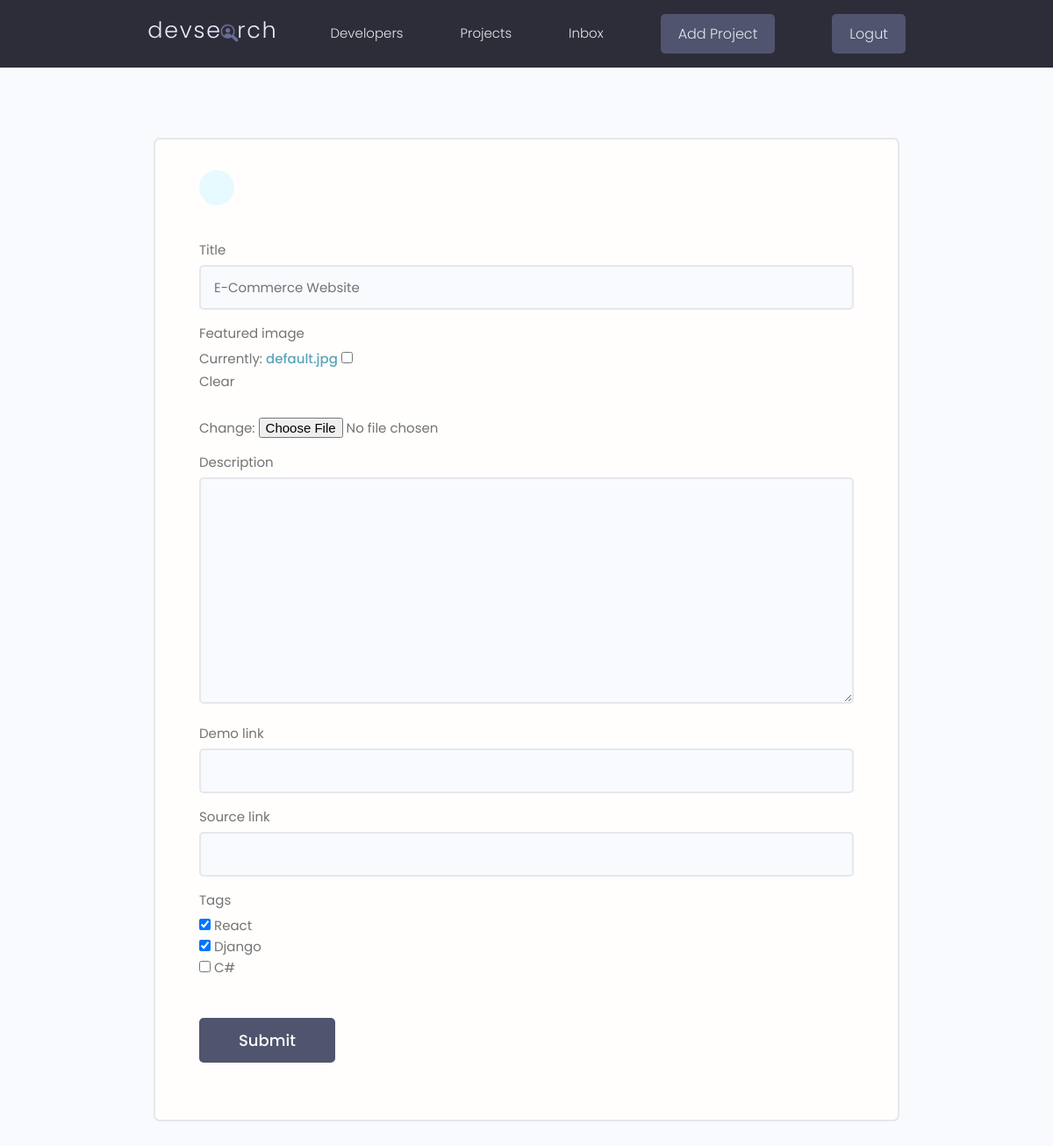
/projects/update-project/ec732d10e6fc4f838cd8da1e96f7f93a/ (signed in), run on an earlier commit of the app's database.
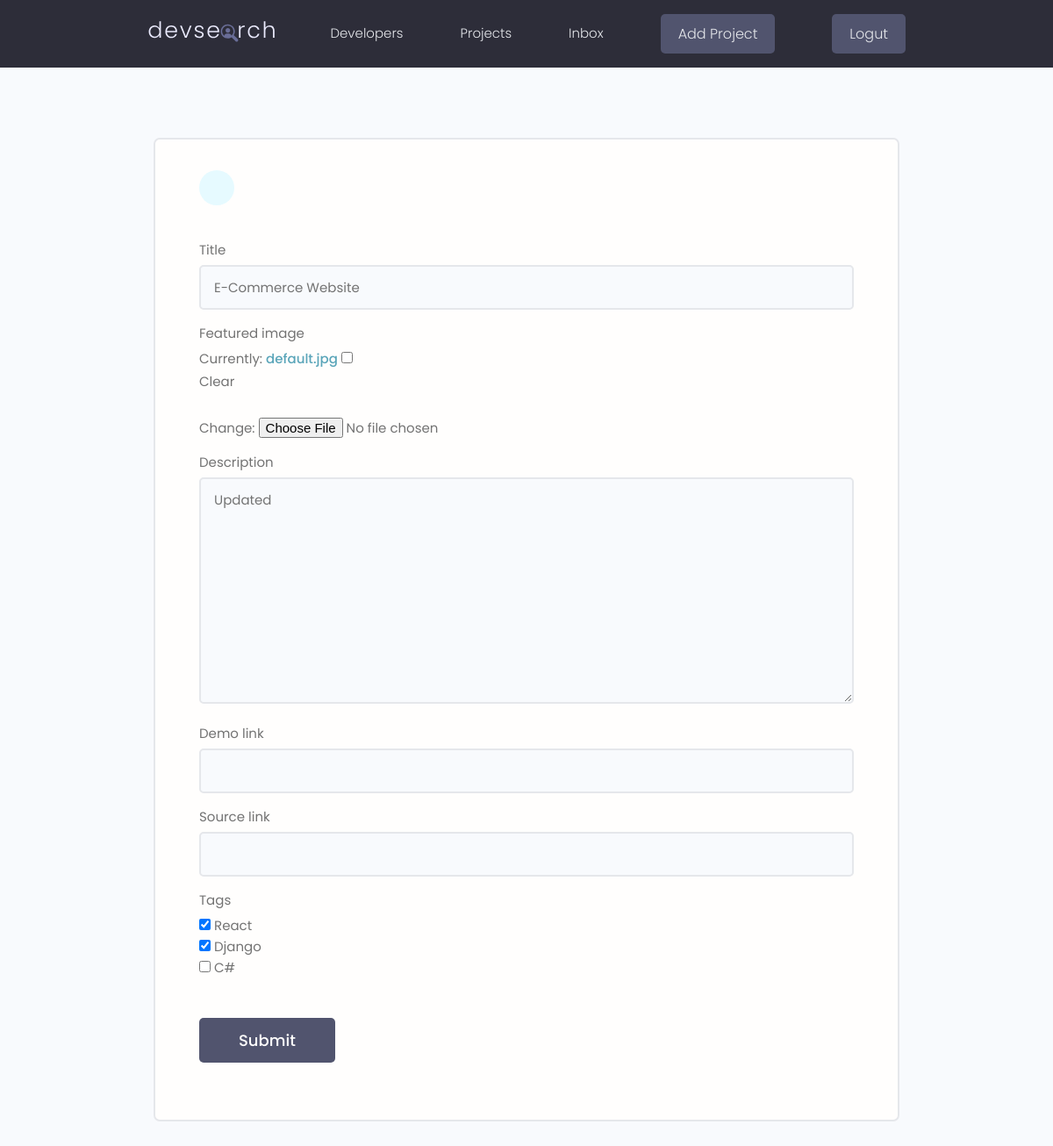
And on a later commit of the database.
### projects/models.py (models this page shows, shortened)
class Project(models.Model):
    owner = models.ForeignKey(Profile, null=True, blank=True, on_delete=models.SET_NULL)
    title = models.CharField(max_length=200)
    description = models.TextField(null=True, blank=True)
    featured_image = models.ImageField(null=True, blank=True, default="default.jpg")
    demo_link = models.CharField(max_length=2000, blank=True)
    source_link = models.CharField(max_length=2000, null=True, blank=True)
    tags = models.ManyToManyField("Tag", blank=True)
    vote_total = models.IntegerField(default=0, null=True, blank=True)
    vote_ratio = models.IntegerField(default=0, null=True, blank=True)
    created = models.DateTimeField(auto_now_add=True)
    id = models.UUIDField(default=uuid.uuid4, unique=True, primary_key=True, editable=False)

### projects/views.py (the view)
# urls.py: path('update-project/<str:pk>/', views.updateProject, name='update-project'),
@login_required(login_url='login')
def updateProject(request, pk):
    project = Project.objects.get(id=pk)
    form = ProjectForm(instance=project)
    if request.method == 'POST':
        form = ProjectForm(request.POST, request.FILES, instance=project)
        if form.is_valid():
            form.save()
            return redirect('projects')
    context = {'form': form}
    return render(request, 'projects/project_form.html', context)

### projects/forms.py
class ProjectForm(ModelForm):
    class Meta:
        model = Project
        fields = ['title', 'featured_image', 'description', 'demo_link', 'source_link', 'tags']
        widgets = {
            'tags': forms.CheckboxSelectMultiple(),
        }
    def __init__(self, *args, **kwargs):
        super(ProjectForm, self).__init__(*args, **kwargs)
        for name, field in self.fields.items():
            field.widget.attrs.update({'class': 'input'})

### projects/models.py (called while the page is built)
    def __str__(self):
        return self.name

### projects/templates/projects/project_form.html (shortened to what this page needs)
{% extends 'main.html' %}
{% block content %}
<main class="formPage my-xl">
    <div class="content-box">
        <div class="formWrapper">
            <a class="backButton" href="#"></a>
            <br>
            <form class="form" method="POST" enctype="multipart/form-data">
                {% for field in form %}
                <div class="form__field">
                    <label for="formInput#text">{{field.label}}</label>
                    {{field}}
                </div>
                {% endfor %}
                <input class="btn btn--sub btn--lg  my-md" type="submit" value="Submit" />
            </form>
        </div>
    </div>
</main>
{% endblock %}

What changed in the data, as far as the page shows it:
changed Project "E-Commerce Website": description (not shown) → "Updated"
